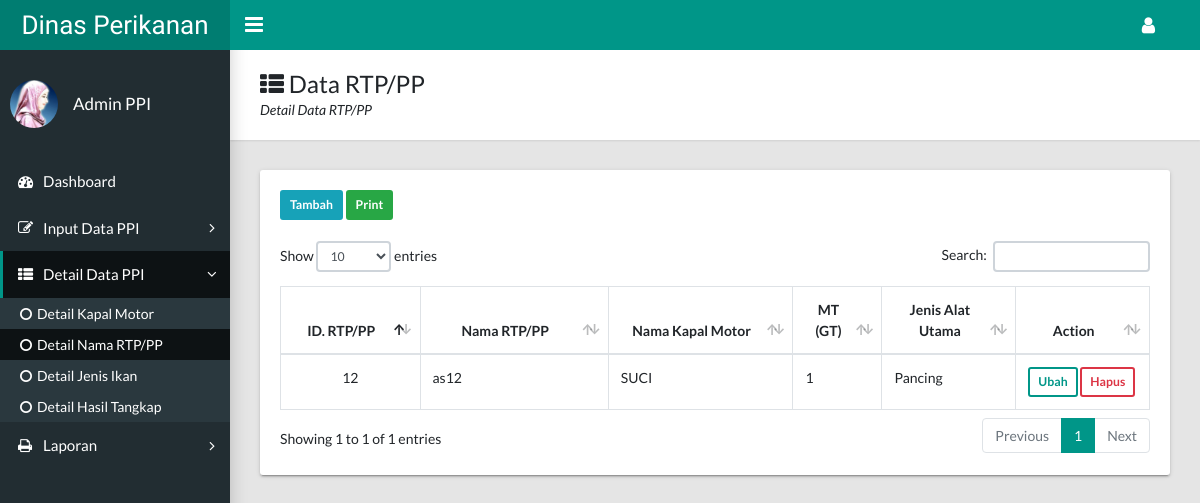
Page /docs/rtp_detail.php (signed in) on the committed database.
### tables this page shows
CREATE TABLE `rtp` (
  `id_rtp_pp` varchar(12) NOT NULL,
  `nama_rtp_pp` varchar(100) DEFAULT NULL,
  `id_km` varchar(12) NOT NULL,
  `mt` decimal(3,0) DEFAULT NULL,
  `jenis_alat_utama` varchar(100) DEFAULT NULL
);

CREATE TABLE `km` (
  `id_km` varchar(12) NOT NULL,
  `nama_km` varchar(50) DEFAULT NULL
);

### docs/rtp_detail.php (the view, shortened to what this page needs)
  <?php
 if (empty($_SESSION['user']) AND empty($_SESSION['pwd'])){
  echo "<link href='style.css' rel='stylesheet' type='text/css'>
  <center>Untuk mengakses modul, Anda harus login <br>";
  echo "<a href=login.php><b>LOGIN</b></a></center>";
}
else {
?>
<!DOCTYPE html>
<html lang="en">
  <head>
    <link rel="stylesheet" type="text/css" href="css/main.css">
    <link rel="stylesheet" type="text/css" href="https://maxcdn.bootstrapcdn.com/font-awesome/4.7.0/css/font-awesome.min.css">
  </head>
  <body class="app sidebar-mini rtl">
    <header class="app-header"><a class="app-header__logo" href="index.html">Dinas Perikanan</a>
      <a class="app-sidebar__toggle" href="#" data-toggle="sidebar" aria-label="Hide Sidebar"></a>
      <ul class="app-nav">
        <li class="dropdown"><a class="app-nav__item" href="#" data-toggle="dropdown" aria-label="Open Profile Menu"><i class="fa fa-user fa-lg"></i></a>
        </li>
      </ul>
    </header>
    <aside class="app-sidebar">
      <div class="app-sidebar__user"><img class="app-sidebar__user-avatar" src="foto/1.jpg" alt="User Image" width="48" left="48">
        <div>
          <p class="app-sidebar__user-name">Admin PPI</p>
        </div>
      </div>
      <ul class="app-menu">
       <li><a class="app-menu__item" href="index.php"><i class="app-menu__icon fa fa-dashboard"></i><span class="app-menu__label">Dashboard</span></a></li>
        <li class="treeview "><a class="app-menu__item" href="#" data-toggle="treeview"><i class="app-menu__icon fa fa-edit"></i><span class="app-menu__label">Input Data PPI</span><i class="treeview-indicator fa fa-angle-right"></i></a>
        </li>
        <li class="treeview is-expanded"><a class="app-menu__item" href="#" data-toggle="treeview"><i class="app-menu__icon fa fa-th-list"></i><span class="app-menu__label">Detail Data PPI</span><i class="treeview-indicator fa fa-angle-right"></i></a>
          <ul class="treeview-menu">
           <li><a class="treeview-item " href="km_detail.php"><i class="icon fa fa-circle-o"></i> Detail Kapal Motor</a></li>
            <li><a class="treeview-item active" href="rtp_detail.php"><i class="icon fa fa-circle-o"></i> Detail Nama RTP/PP</a></li>
            <li><a class="treeview-item" href="ikan_detail.php"><i class="icon fa fa-circle-o"></i> Detail Jenis Ikan</a></li>
             <li><a class="treeview-item" href="hasil_detail.php"><i class="icon fa fa-circle-o"></i> Detail Hasil Tangkap</a></li>
          </ul>
        </li>
        <li class="treeview"><a class="app-menu__item" href="#" data-toggle="treeview"><i class="app-menu__icon fa fa-print"></i><span class="app-menu__label">Laporan</span><i class="treeview-indicator fa fa-angle-right"></i></a>
        </li>
      </ul>
    </aside>
    <main class="app-content">
      <div class="app-title">
        <div>
          <h1><i class="fa fa-th-list"></i> Data RTP/PP</h1>
          <p>Detail Data RTP/PP</p>
        </div>
      </div>
      <div class="row">
        <div class="col-md-12">
          <div class="tile">
            <div class="tile-body">
             <form action="" method="post">
               <a href="rtp.php" class="btn btn-info btn-sm">Tambah</a>
                <a href="lap_rtp.php" class="btn btn-success btn-sm">Print</a>
            </form>
              <table class="table table-hover table-bordered" id="sampleTable">
                <br>
            <thead>
                <tr>
                    <th width="5%"><div align="center">ID. RTP/PP </div></th>
                    <th width="10%"><div align="center">Nama RTP/PP</div></th>
                    <th width="10%"><div align="center">Nama Kapal Motor</div></th>
                    <th width="2%"><div align="center">MT (GT)</div></th>
                    <th width="5%"><div align="center">Jenis Alat Utama</div></th>
                    <th width="5%"><div align="center">Action</div></th>
                </tr>
            </thead>
            <tbody>
                <?php
                          include "koneksi.php";
                             $sql = mysqli_query($koneksi, "SELECT rtp.id_rtp_pp, rtp.nama_rtp_pp, km.id_km, km.nama_km, rtp.mt, rtp.jenis_alat_utama FROM RTP inner join km on rtp.id_km=km.id_km");
                              while ($tampil = mysqli_fetch_array($sql)) {
                               ?>
                                <tr>
                                 <td align="center"><span class="style1"><?php echo $tampil['id_rtp_pp'] ?></span></td>
                                  <td ><span class="style1"><?php echo $tampil['nama_rtp_pp'] ?></span></td>
                                   <td ><span class="style1"><?php echo $tampil['nama_km'] ?></span></td>
                                   <td ><span class="style1"><?php echo $tampil['mt'] ?></span></td>
                                   <td ><span class="style1"><?php echo $tampil['jenis_alat_utama'] ?></span></td>
                                   <td><a href="rtp_edit.php?id_rtp_pp=<?php echo $tampil['id_rtp_pp']; ?>" class="btn btn-outline-primary btn-sm">Ubah</a>
                                   <a href="rtp_hapus.php?id_rtp_pp=<?php echo $tampil['id_rtp_pp']; ?>" name="hapus_data"  class="btn btn-outline-danger btn-sm" onclick="return confirm('Yakin Hapus Data')" >Hapus</a>
                                   </td>
                                  <?php  }  ?>
                            </table>
            </div>
          </div>
        </div>
      </div>
    </main>
  </body>
</html>
<?php } ?>

### rows in the picture
rtp: id_rtp_pp "12", nama_rtp_pp "as12", id_km.nama_km "SUCI", mt "1", jenis_alat_utama "Pancing"
